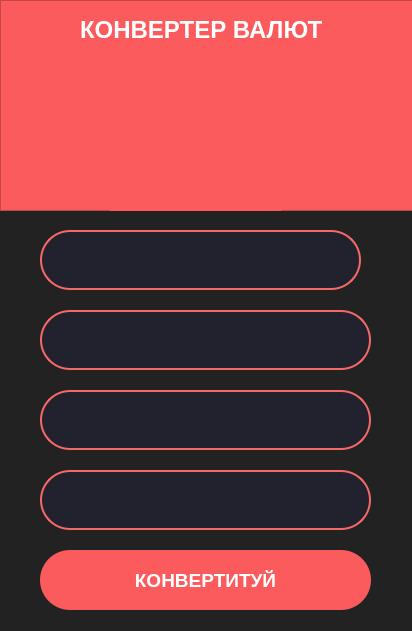
<?xml version="1.0" encoding="UTF-8"?>
<ui version="4.0">
 <class>MainWindow</class>
 <widget class="QMainWindow" name="MainWindow">
  <property name="geometry">
   <rect>
    <x>0</x>
    <y>0</y>
    <width>412</width>
    <height>631</height>
   </rect>
  </property>
  <property name="windowTitle">
   <string>MainWindow</string>
  </property>
  <widget class="QWidget" name="centralwidget">
   <property name="styleSheet">
    <string notr="true">background-color: rgb(34, 34, 34);</string>
   </property>
   <widget class="QFrame" name="frame">
    <property name="geometry">
     <rect>
      <x>0</x>
      <y>0</y>
      <width>461</width>
      <height>211</height>
     </rect>
    </property>
    <property name="styleSheet">
     <string notr="true">background-color: rgb(251, 91, 93);</string>
    </property>
    <property name="frameShape">
     <enum>QFrame::StyledPanel</enum>
    </property>
    <property name="frameShadow">
     <enum>QFrame::Raised</enum>
    </property>
    <widget class="QLabel" name="label">
     <property name="geometry">
      <rect>
       <x>80</x>
       <y>20</y>
       <width>251</width>
       <height>20</height>
      </rect>
     </property>
     <property name="font">
      <font>
       <family>Tahoma</family>
       <pointsize>18</pointsize>
       <weight>75</weight>
       <bold>true</bold>
      </font>
     </property>
     <property name="styleSheet">
      <string notr="true">color: rgb(255, 255, 255);</string>
     </property>
     <property name="text">
      <string>КОНВЕРТЕР ВАЛЮТ</string>
     </property>
    </widget>
    <widget class="QLabel" name="label_2">
     <property name="geometry">
      <rect>
       <x>110</x>
       <y>60</y>
       <width>171</width>
       <height>151</height>
      </rect>
     </property>
     <property name="text">
      <string/>
     </property>
     <property name="pixmap">
      <pixmap>ui_img/reverse.png</pixmap>
     </property>
     <property name="scaledContents">
      <bool>true</bool>
     </property>
    </widget>
   </widget>
   <widget class="QLineEdit" name="input_amount">
    <property name="geometry">
     <rect>
      <x>40</x>
      <y>230</y>
      <width>321</width>
      <height>60</height>
     </rect>
    </property>
    <property name="font">
     <font>
      <family>Tahoma</family>
      <pointsize>14</pointsize>
      <weight>75</weight>
      <bold>true</bold>
     </font>
    </property>
    <property name="styleSheet">
     <string notr="true">background-color: rgb(34, 34, 46);
border: 2px solid #f66867;
border-radius: 30px;
color: white;</string>
    </property>
    <property name="text">
     <string/>
    </property>
    <property name="alignment">
     <set>Qt::AlignCenter</set>
    </property>
   </widget>
   <widget class="QLineEdit" name="input_currency">
    <property name="geometry">
     <rect>
      <x>40</x>
      <y>310</y>
      <width>331</width>
      <height>60</height>
     </rect>
    </property>
    <property name="font">
     <font>
      <family>Tahoma</family>
      <pointsize>14</pointsize>
      <weight>75</weight>
      <bold>true</bold>
     </font>
    </property>
    <property name="styleSheet">
     <string notr="true">background-color: rgb(34, 34, 46);
border: 2px solid #f66867;
border-radius: 30px;
color: white;</string>
    </property>
    <property name="text">
     <string/>
    </property>
    <property name="alignment">
     <set>Qt::AlignCenter</set>
    </property>
   </widget>
   <widget class="QLineEdit" name="output_currency">
    <property name="geometry">
     <rect>
      <x>40</x>
      <y>390</y>
      <width>331</width>
      <height>60</height>
     </rect>
    </property>
    <property name="font">
     <font>
      <family>Tahoma</family>
      <pointsize>14</pointsize>
      <weight>75</weight>
      <bold>true</bold>
     </font>
    </property>
    <property name="styleSheet">
     <string notr="true">background-color: rgb(34, 34, 46);
border: 2px solid #f66867;
border-radius: 30px;
color: white;</string>
    </property>
    <property name="text">
     <string/>
    </property>
    <property name="alignment">
     <set>Qt::AlignCenter</set>
    </property>
   </widget>
   <widget class="QLineEdit" name="output_amount">
    <property name="geometry">
     <rect>
      <x>40</x>
      <y>470</y>
      <width>331</width>
      <height>60</height>
     </rect>
    </property>
    <property name="font">
     <font>
      <family>Tahoma</family>
      <pointsize>14</pointsize>
      <weight>75</weight>
      <bold>true</bold>
     </font>
    </property>
    <property name="styleSheet">
     <string notr="true">background-color: rgb(34, 34, 46);
border: 2px solid #f66867;
border-radius: 30px;
color: white;</string>
    </property>
    <property name="text">
     <string/>
    </property>
    <property name="alignment">
     <set>Qt::AlignCenter</set>
    </property>
   </widget>
   <widget class="QPushButton" name="pushButton">
    <property name="geometry">
     <rect>
      <x>40</x>
      <y>550</y>
      <width>331</width>
      <height>60</height>
     </rect>
    </property>
    <property name="font">
     <font>
      <family>Tahoma</family>
      <pointsize>14</pointsize>
      <weight>75</weight>
      <bold>true</bold>
     </font>
    </property>
    <property name="styleSheet">
     <string notr="true">QPushButton {
	color: white;
	background-color: #fb5b5d;
	border-radius: 30px;
}
QPushButton:pressed {
	background-color: #fa4244
}</string>
    </property>
    <property name="text">
     <string>КОНВЕРТИТУЙ</string>
    </property>
   </widget>
  </widget>
 </widget>
 <resources/>
 <connections/>
</ui>
